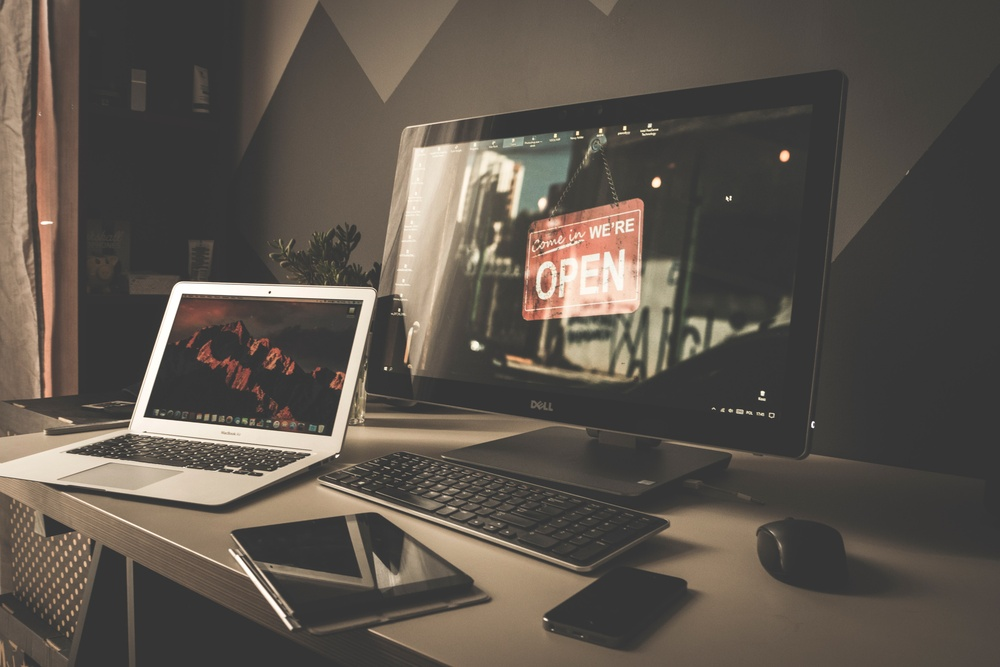
#> input picture bcon.jpg, 1000 x 667 px, shrunk from 4608 x 3072 before the run
$ python image.py
#> lines starting #> are read from the running program, lines starting #| are printed output that depends on the picture
import numpy as np
import cv2
img = cv2.imread('bcon.jpg')
#> img is the input picture: shape (667, 1000, 3); mean B, G, R 76.4, 84.6, 92.3
#print(type(img)
#print(img.shape)B G and R
b = img[:,:,0]#Row,Column,Channel
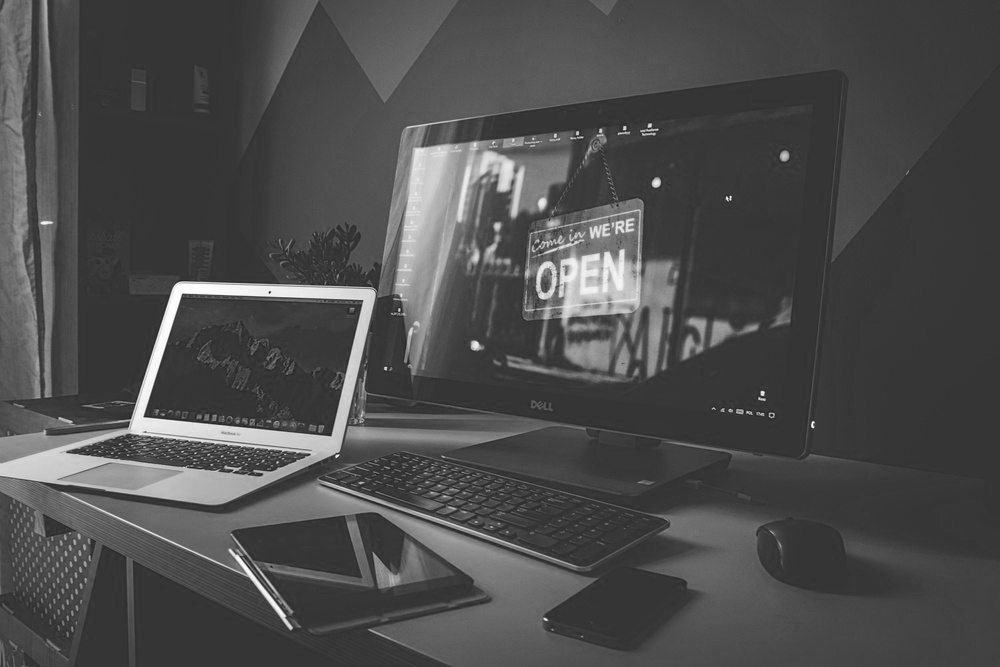
#> b: shape (667, 1000); min 27, max 255, mean 76.4
print(b)
#> (printed output is left out)
g = img[:,:,1]
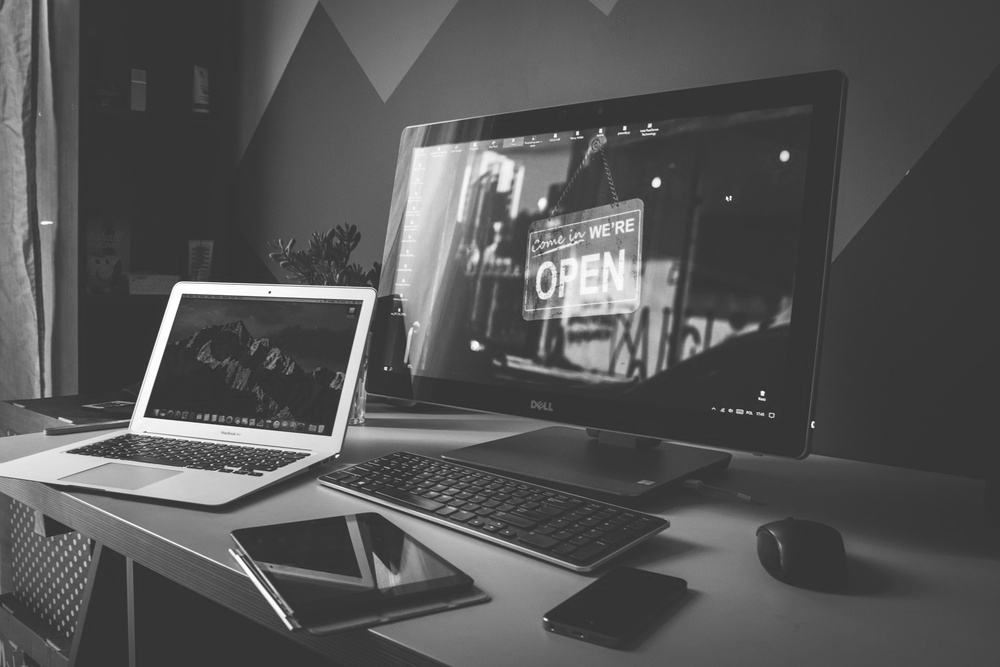
#> g: shape (667, 1000); min 37, max 255, mean 84.6
r = img[:,:,2]
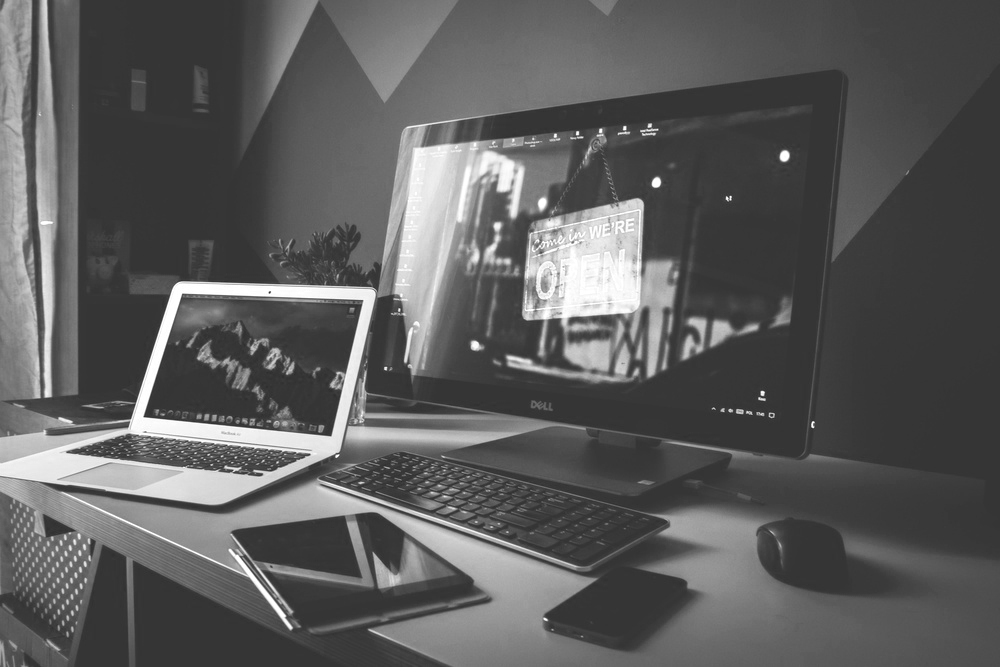
#> r: shape (667, 1000); min 42, max 255, mean 92.3
cv2.imshow('Blue',b)
cv2.imshow('Green',g)
cv2.imshow('Red', r)
cv2.imshow('Image',img)
cv2.waitKey(0)
cv2.destroyAllWindows()
